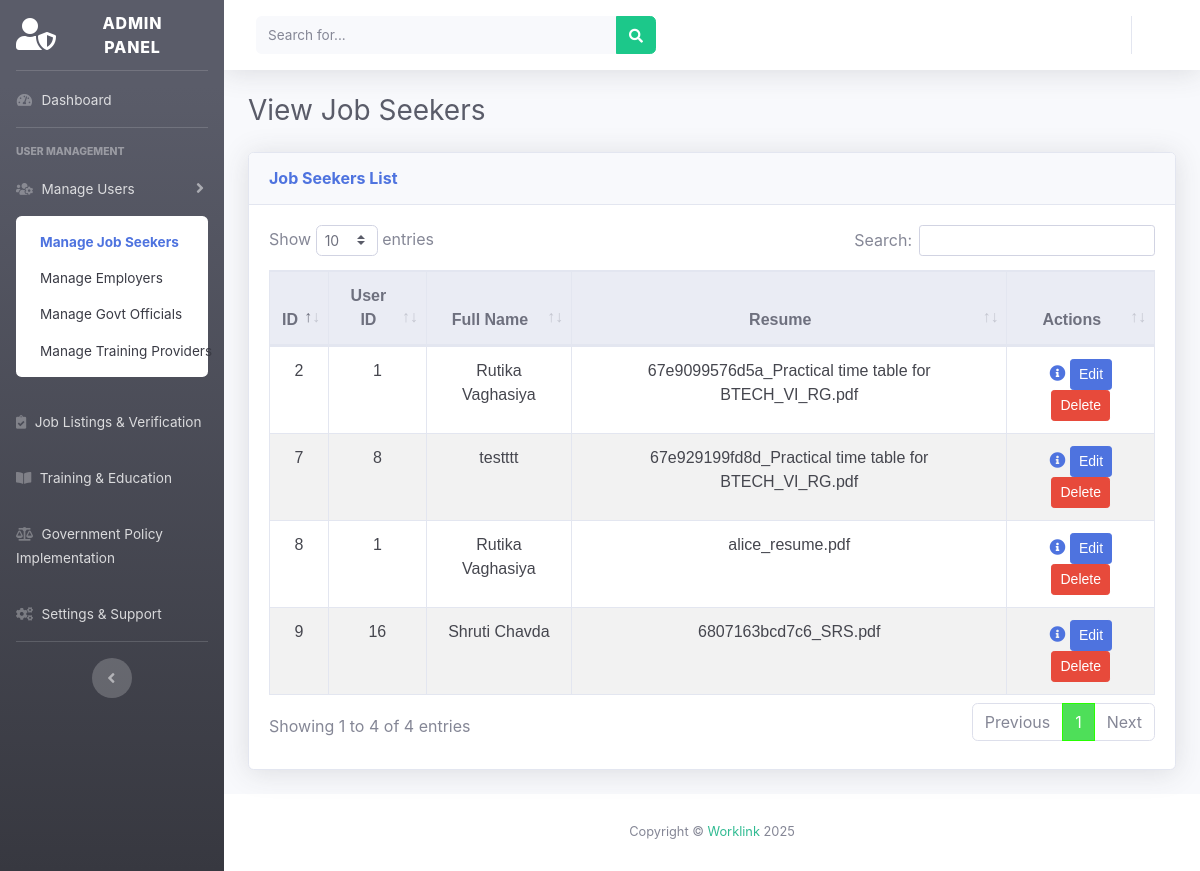
The page /admin/manage_job_seekers.php (signed in) on the database its author committed.
### tables this page shows
CREATE TABLE `job_seekers` (
  `id` int(11) NOT NULL,
  `user_id` int(11) NOT NULL,
  `resume` varchar(255) DEFAULT NULL
);

CREATE TABLE `users` (
  `id` int(11) NOT NULL,
  `user_type` enum('jobSeeker','employer','trainingProvider','governmentOfficial','admin') NOT NULL,
  `full_name` varchar(255) NOT NULL,
  `user_name` varchar(200) NOT NULL,
  `email` varchar(255) NOT NULL,
  `gender` varchar(100) NOT NULL,
  `phone` varchar(15) NOT NULL,
  `birthday` date DEFAULT NULL,
  `pic` varchar(50) DEFAULT 'undraw_profile.jpg',
  `password` varchar(255) NOT NULL,
  `status` varchar(255) DEFAULT 'inactive',
  `token` varchar(255) NOT NULL,
  `aadhar` varchar(30) DEFAULT NULL,
  `qualification` varchar(50) DEFAULT NULL,
  `address` varchar(12000) DEFAULT NULL,
  `state` varchar(100) DEFAULT 'Gujarat',
  `district` varchar(100) DEFAULT 'Rajkot',
  `pincode` varchar(6) DEFAULT '360012'
);

### admin/manage_job_seekers.php (the view, shortened to what this page needs)
<?php
function getUserData($conn, $userId) {
    $query = "SELECT * FROM users WHERE id = ?";
    $stmt = mysqli_prepare($conn, $query);
    mysqli_stmt_bind_param($stmt, "s", $userId);
    mysqli_stmt_execute($stmt);
    $result = mysqli_stmt_get_result($stmt);
    return mysqli_fetch_assoc($result);
}
?>
<!DOCTYPE html>
<html lang="en">
<head>
    <link href="vendor/fontawesome-free/css/all.min.css" rel="stylesheet" type="text/css">
    <link href="css/sb-admin-2.min.css" rel="stylesheet">
    <link href="vendor/datatables/dataTables.bootstrap4.min.css" rel="stylesheet">
    <link href="css/sb-admin-2.css" rel="stylesheet">
</head>
<body id="page-top">
<?php include('sidebar.php'); ?>
<?php include('header.php'); ?>
        <div class="container-fluid">
            <h1 class="h3 mb-4 text-gray-800">View Job Seekers</h1>
            <div class="card shadow mb-4">
                <div class="card-header py-3">
                    <h6 class="m-0 font-weight-bold text-primary">Job Seekers List</h6>
                </div>
                <div class="card-body">
                    <div class="table-responsive">
                        <table class="table table-bordered" id="dataTable" width="100%" cellspacing="0">
                            <thead class="thead-light">
                                <tr>
                                    <th>ID</th>
                                    <th>User ID</th>
                                    <th>Full Name</th>
                                    <th>Resume</th>
                                    <th>Actions</th>
                                </tr>
                            </thead>
                            <tbody>
                                <?php
                                $query = "SELECT * FROM job_seekers";
                                $result = mysqli_query($con, $query);
                                while ($row = mysqli_fetch_assoc($result)) {
                                    $user_id = $row['user_id'];
                                    $user_data = getUserData($con, $user_id);
                                    echo "<tr>";
                                    echo "<td>{$row['id']}</td>";
                                    echo "<td>{$user_id}</td>";
                                    echo "<td>" . ($user_data ? $user_data['full_name'] : 'N/A') . "</td>";
                                    echo "<td>{$row['resume']}</td>";
                                    echo "<td>
                                            <i class='fas fa-info-circle text-primary info-icon'
                                                data-toggle='modal' data-target='#infoModal'
                                                data-id='{$row['id']}'
                                                data-user_id='{$user_id}'
                                                data-resume='{$row['resume']}'";
                                                if ($user_data) {
                                                    echo "
                                                        data-full_name='{$user_data['full_name']}'
                                                        data-user_name='{$user_data['user_name']}'
                                                        data-email='{$user_data['email']}'
                                                        data-gender='{$user_data['gender']}'
                                                        data-phone='{$user_data['phone']}'
                                                        data-birthday='{$user_data['birthday']}'
                                                        data-pic='{$user_data['pic']}'
                                                        data-aadhar='{$user_data['aadhar']}'
                                                        data-qualification='{$user_data['qualification']}'
                                                        data-address='{$user_data['address']}'
                                                        data-state='{$user_data['state']}'
                                                        data-district='{$user_data['district']}'
                                                        data-pincode='{$user_data['pincode']}'
                                                    ";
                                                }
                                            echo ">
                                            </i>
                                            <button class='btn btn-primary btn-sm editBtn'
                                                data-toggle='modal' data-target='#editModal'
                                                data-id='{$row['id']}'
                                                data-user_id='{$user_id}'
                                                data-resume='{$row['resume']}'";
                                                if ($user_data) {
                                                    echo "
                                                        data-full_name='{$user_data['full_name']}'
                                                        data-user_name='{$user_data['user_name']}'
                                                        data-email='{$user_data['email']}'
                                                        data-gender='{$user_data['gender']}'
                                                        data-phone='{$user_data['phone']}'
                                                        data-birthday='{$user_data['birthday']}'
                                                        data-pic='{$user_data['pic']}'
                                                        data-aadhar='{$user_data['aadhar']}'
                                                        data-qualification='{$user_data['qualification']}'
                                                        data-address='{$user_data['address']}'
                                                        data-state='{$user_data['state']}'
                                                        data-district='{$user_data['district']}'
                                                        data-pincode='{$user_data['pincode']}'
                                                    ";
                                                }
                                            echo ">
                                                Edit
                                            </button>
                                            <a href='manage_job_seekers.php?delete_id={$row['id']}' class='btn btn-danger btn-sm'>Delete</a>
                                        </td>";
                                    echo "</tr>";
                                }
                                ?>
                            </tbody>
                        </table>
                    </div>
                </div>
            </div>
        </div>
        </div>
    <?php
    include_once('footer.php');
    ?>
    </div>
    </div>
</body>
</html>

### admin/manage_job_seekers.php (style rules this page uses)
.info-icon { cursor: pointer; }

### rows shown on the page
job_seekers: id "2", user "1", user.full_name "Rutika Vaghasiya", resume "67e9099576d5a_Practical time table for BTECH_VI_RG.pdf"
job_seekers: id "7", user "8", user.full_name "testttt", resume "67e929199fd8d_Practical time table for BTECH_VI_RG.pdf"
job_seekers: id "8", user "1", user.full_name "Rutika Vaghasiya", resume "alice_resume.pdf"
job_seekers: id "9", user "16", user.full_name "Shruti Chavda", resume "6807163bcd7c6_SRS.pdf"
